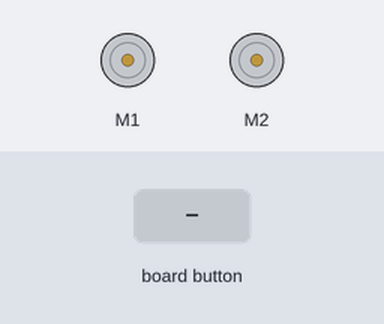
Simulated run of this program. Board: Raspberry Pi (BCM pin numbers). On the bench: 2 × DC motor (green arrow = forward, orange = backward, longer = faster). The inputs (shaded band) are chosen by the test bench. Motors are numbered in the order the program creates them (left before right in a Robot); the buttons are places on the Blue Dot phone app.

Above: at 1.2 s.
1.3 s: button top pressed
At 1.37 s:
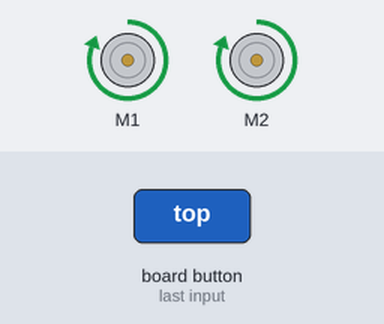
2.9 s: button bottom pressed
At 2.97 s:
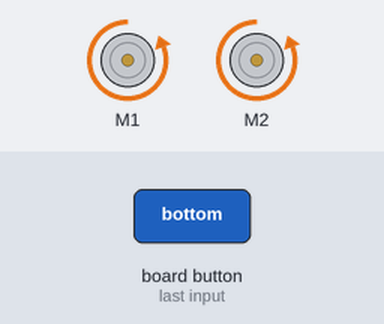
4.5 s: button left pressed
At 4.57 s:
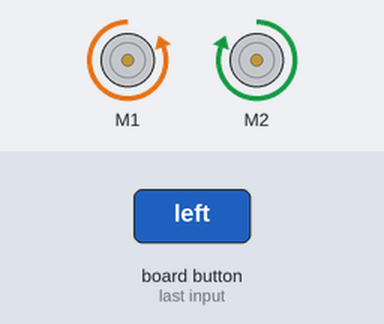
6.1 s: button right pressed
At 6.17 s:
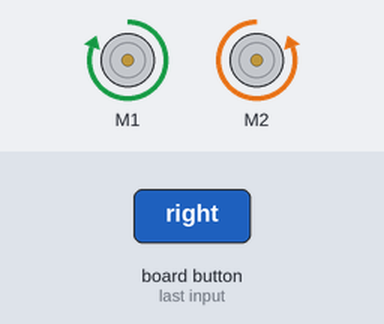
Timing chart, 0 to 8.7 s (numbered marks = the images above; inputs shaded):
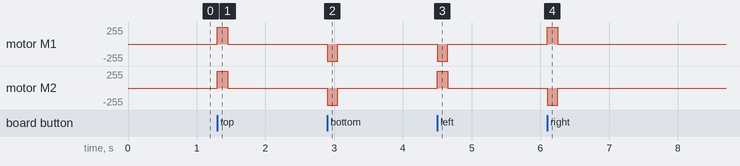

Measured:
- after the input at 1.3 s, motor M1, motor M2: stopped → forward 255/255 at once, → stopped 0.15 s later
- after the input at 2.9 s, motor M1, motor M2: stopped → backward 255/255 at once, → stopped 0.15 s later
- after the input at 4.5 s, motor M1: stopped → backward 255/255 at once, → stopped 0.15 s later; motor M2: stopped → forward 255/255 at once, → stopped 0.15 s later
- after the input at 6.1 s, motor M1: stopped → forward 255/255 at once, → stopped 0.15 s later; motor M2: stopped → backward 255/255 at once, → stopped 0.15 s later

The program:

bluedot-speed.py
```python
#Import our libraries
from bluedot import BlueDot
from gpiozero import Robot
from signal import pause

# Define our bluedot and robot
bd = BlueDot()
robot = Robot(left=(13, 21), right=(17, 27))

# Here we define the movement based on distance from the direction
def move(pos):
    if pos.top:
        robot.forward(pos.distance)
    elif pos.bottom:
        robot.backward(pos.distance)
    elif pos.left:
        robot.left(pos.distance)
    elif pos.right:
        robot.right(pos.distance)

# Here we stop the robot
def stop():
    robot.stop()

# We define our parameters
bd.when_pressed = move
bd.when_moved = move
bd.when_released = stop

# We keep the app running
pause()
```
